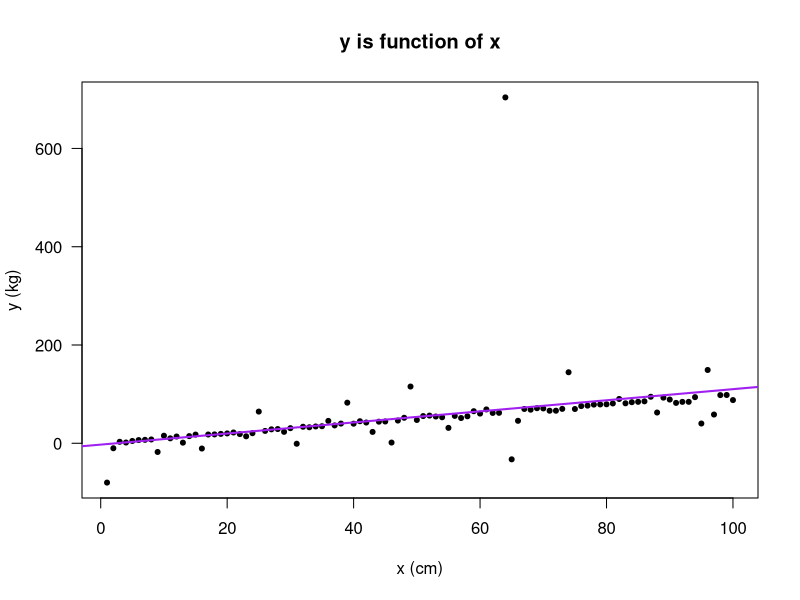
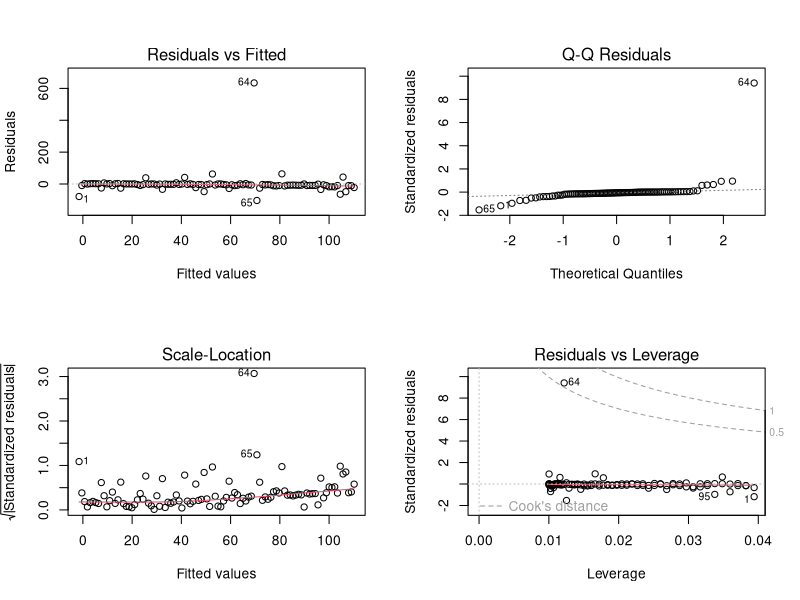

Source code (R) for these figures, in order:
#  R - Day #1
n <- 100
x <- seq(to= n, from = 1, by= 1)
set.seed(123)
y <- x + rnorm(n= n, mean=0, sd=5)
y <- x + rlnorm(n, meanlog = 0, sdlog = 2) - rlnorm(n, meanlog = 0, sdlog = 2)
plot(x, y, pch=20, las=1, 
     main="y is function of x", 
     xlab="x (cm)", ylab="y (kg)")

# y = mx + b + error
bestfitline.lm = lm(y~x)
summary(bestfitline.lm)
coef(bestfitline.lm)
abline(coef(bestfitline.lm), col="purple", lwd=2)


## R Day # 5 Statistical Assumptions

par(mfrow=c(2,2))
plot(bestfitline.lm)
par(mfrow=c(1,1))

Anscombe = as.data.frame(
  matrix(c(
    1, 10, 10, 10, 8, 8.04, 9.14, 7.46, 6.58, 
    2, 8, 8, 8, 8, 6.95, 8.14, 6.77, 5.76,
    3, 13, 13, 13, 8, 7.58, 8.74, 12.74, 7.71,
    4,  9, 9, 9, 8, 8.81, 8.77, 7.11, 8.84,
    5, 11, 11, 11, 8, 8.33, 9.26, 7.81, 8.47,
    6, 14, 14, 14, 8, 9.96, 8.10, 8.84, 7.04,
    7,  6, 6, 6, 8, 7.24, 6.13, 6.08, 5.25,
    8,  4, 4, 4, 19, 4.26, 3.10, 5.39, 12.50,
    9, 12, 12, 12, 8, 10.84, 9.13, 8.15, 5.56,
    10, 7, 7, 7, 8, 4.82, 7.26, 6.42, 7.91,
    11, 5, 5, 5, 8, 5.68, 4.74, 5.73, 6.89), 
    nrow=11,  byrow=TRUE))

names(Anscombe) = c("No", "x1", "x2", "x3", "x4", "y1", "y2", "y3", "y4")

